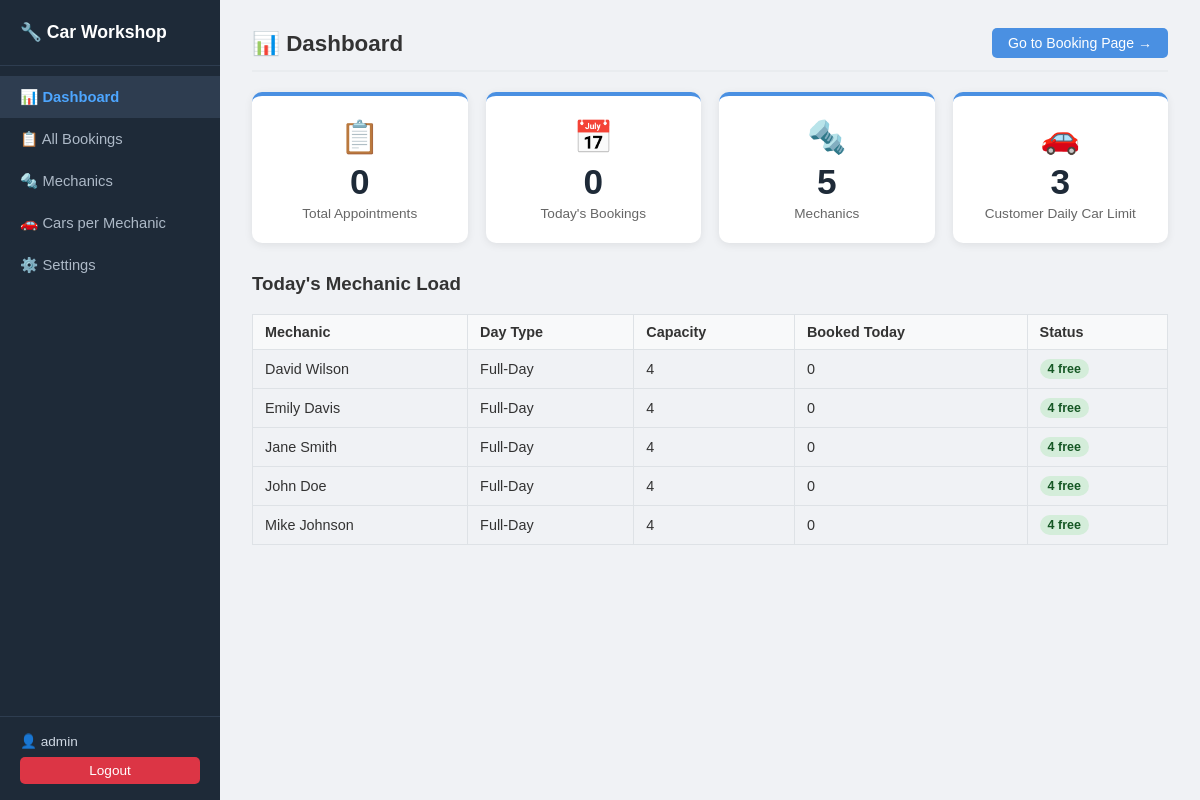
/admin/index.php (signed in), run on the app's committed database.
### tables this page shows
CREATE TABLE IF NOT EXISTS system_config (
    config_key VARCHAR(100) PRIMARY KEY,
    config_value VARCHAR(255) NOT NULL
);

CREATE TABLE IF NOT EXISTS mechanics (
    id INT AUTO_INCREMENT PRIMARY KEY,
    name VARCHAR(100) NOT NULL,
    max_cars INT DEFAULT 4,
    day_type ENUM('full', 'half') DEFAULT 'full',
    half_day_max INT DEFAULT 2
);

### admin/index.php (called while the page is built, shortened)
<?php
require_once __DIR__ . '/../db.php';
$tab = $_GET['tab'] ?? 'dashboard';
require __DIR__ . '/actions.php';
require __DIR__ . '/data.php';
require __DIR__ . '/views/layout.php';

### admin/data.php (called while the page is built, shortened)
<?php
$totalAppointments = $pdo->query("SELECT COUNT(*) FROM appointments")->fetchColumn();
$totalMechanics    = $pdo->query("SELECT COUNT(*) FROM mechanics")->fetchColumn();
$todayCount        = $pdo->query("SELECT COUNT(*) FROM appointments WHERE appointment_date = CURDATE()")->fetchColumn();
$mechToday = $pdo->query("
    SELECT m.id, m.name, m.day_type, m.max_cars, m.half_day_max,
           COALESCE(SUM(a.appointment_date = CURDATE()), 0) AS today_booked
    FROM mechanics m
    LEFT JOIN appointments a ON a.mechanic_id = m.id
    GROUP BY m.id
    ORDER BY m.name
")->fetchAll(PDO::FETCH_ASSOC);
$configRow    = $pdo->query("SELECT config_value FROM system_config WHERE config_key = 'user_daily_limit'")->fetch(PDO::FETCH_ASSOC);
$userDailyLim = $configRow ? (int)$configRow['config_value'] : 3;

### admin/views/tabs/dashboard.php (the view)
<div class="dashboard-cards">
    <div class="card">
        <div class="card-icon">📋</div>
        <div class="card-num"><?php echo $totalAppointments; ?></div>
        <div class="card-label">Total Appointments</div>
    </div>
    <div class="card">
        <div class="card-icon">📅</div>
        <div class="card-num"><?php echo $todayCount; ?></div>
        <div class="card-label">Today's Bookings</div>
    </div>
    <div class="card">
        <div class="card-icon">🔩</div>
        <div class="card-num"><?php echo $totalMechanics; ?></div>
        <div class="card-label">Mechanics</div>
    </div>
    <div class="card">
        <div class="card-icon">🚗</div>
        <div class="card-num"><?php echo $userDailyLim; ?></div>
        <div class="card-label">Customer Daily Car Limit</div>
    </div>
</div>
<h3>Today's Mechanic Load</h3>
<table>
    <thead>
        <tr>
            <th>Mechanic</th>
            <th>Day Type</th>
            <th>Capacity</th>
            <th>Booked Today</th>
            <th>Status</th>
        </tr>
    </thead>
    <tbody>
        <?php foreach ($mechToday as $m):
            $cap    = ($m['day_type'] === 'half') ? $m['half_day_max'] : $m['max_cars'];
            $booked = (int)$m['today_booked'];
            $free   = max(0, $cap - $booked);
            $status = $free === 0
                ? '<span class="badge badge-red">FULL</span>'
                : '<span class="badge badge-green">' . $free . ' free</span>';
        ?>
        <tr>
            <td><?php echo htmlspecialchars($m['name']); ?></td>
            <td><?php echo ucfirst($m['day_type']); ?>-Day</td>
            <td><?php echo $cap; ?></td>
            <td><?php echo $booked; ?></td>
            <td><?php echo $status; ?></td>
        </tr>
        <?php endforeach; ?>
    </tbody>
</table>

### admin/views/layout.php (shortened to what this page needs)
<!DOCTYPE html>
<html lang="en">
<head>
    <link rel="stylesheet" href="../style.css">
</head>
<body>
<div class="admin-wrap">
    <nav class="sidebar">
        <div class="sidebar-logo">🔧 Car Workshop</div>
        <ul>
            <li><a href="index.php?tab=dashboard"         class="<?php echo $tab==='dashboard'          ? 'active' : ''; ?>">📊 Dashboard</a></li>
            <li><a href="index.php?tab=bookings"          class="<?php echo $tab==='bookings'           ? 'active' : ''; ?>">📋 All Bookings</a></li>
            <li><a href="index.php?tab=mechanics"         class="<?php echo $tab==='mechanics'          ? 'active' : ''; ?>">🔩 Mechanics</a></li>
            <li><a href="index.php?tab=cars_per_mechanic" class="<?php echo $tab==='cars_per_mechanic'  ? 'active' : ''; ?>">🚗 Cars per Mechanic</a></li>
            <li><a href="index.php?tab=config"            class="<?php echo $tab==='config'             ? 'active' : ''; ?>">⚙️ Settings</a></li>
        </ul>
        <div class="sidebar-footer">
            <span>👤 <?php echo htmlspecialchars($_SESSION['admin_username']); ?></span>
            <a href="index.php?logout=1" class="logout-btn">Logout</a>
        </div>
    </nav>
    <main class="admin-main">
        <div class="admin-topbar">
            <h2>
                <?php
                $titles = [
                    'dashboard'         => '📊 Dashboard',
                    'bookings'          => '📋 All Bookings',
                    'mechanics'         => '🔩 Mechanic Management',
                    'cars_per_mechanic' => '🚗 Cars Booked per Mechanic',
                    'config'            => '⚙️ Settings',
                ];
                echo $titles[$tab] ?? 'Admin Panel';
                ?>
            </h2>
            <a href="../index.php" class="link-btn">Go to Booking Page →</a>
        </div>
        <?php
        $viewFile = __DIR__ . '/tabs/' . $tab . '.php';
        if (file_exists($viewFile)) {
            require $viewFile;
        } else {
            require __DIR__ . '/tabs/dashboard.php';
        }
        ?>
    </main>
</div>
</body>
</html>

### style.css (style rules this page uses)
*, *::before, *::after { box-sizing: border-box; }
body { font-family: Arial, sans-serif; background-color: #f0f2f5; color: #333; margin: 0; padding: 0; }
h1, h2, h3 { color: #333; }
table { width: 100%; border-collapse: collapse; margin-top: 16px; font-size: 0.9rem; }
table th, table td { border: 1px solid #dee2e6; padding: 9px 12px; text-align: left; vertical-align: middle; }
table th { background: #f8f9fa; font-weight: 600; }
.badge { display: inline-block; padding: 3px 8px; border-radius: 12px; font-size: 0.78rem; font-weight: 600; white-space: nowrap; }
.badge-green { background: #d4edda; color: #155724; }
.admin-wrap { display: flex; min-height: 100vh; }
.sidebar { width: 220px; min-width: 220px; background: #1e2a38; color: #cfd8e3; display: flex; flex-direction: column; padding: 0; }
.sidebar-logo { padding: 22px 20px; font-size: 1.1rem; font-weight: 700; color: #fff; border-bottom: 1px solid #2e3d50; }
.sidebar ul { list-style: none; margin: 0; padding: 10px 0; flex: 1; }
.sidebar ul li a { display: block; padding: 12px 20px; color: #adb9c7; text-decoration: none; font-size: 0.92rem; transition: background .15s, color .15s; }
.sidebar ul li a.active { background: #2e3d50; color: #4da6ff; font-weight: 600; }
.sidebar-footer { padding: 16px 20px; border-top: 1px solid #2e3d50; font-size: 0.85rem; display: flex; flex-direction: column; gap: 8px; }
.logout-btn { display: inline-block; padding: 6px 14px; background: #dc3545; color: #fff; border-radius: 5px; text-decoration: none; font-size: 0.85rem; text-align: center; transition: background .2s; }
.admin-main { flex: 1; padding: 28px 32px; overflow-y: auto; }
.admin-topbar { display: flex; align-items: center; justify-content: space-between; margin-bottom: 20px; border-bottom: 2px solid #e9ecef; padding-bottom: 12px; }
.admin-topbar h2 { margin: 0; font-size: 1.4rem; }
.link-btn { padding: 7px 16px; background: #4a90e2; color: #fff; border-radius: 5px; text-decoration: none; font-size: 0.88rem; transition: background .2s; }
.dashboard-cards { display: grid; grid-template-columns: repeat(auto-fit, minmax(160px, 1fr)); gap: 18px; margin-bottom: 30px; }
.card { background: #fff; border-radius: 10px; padding: 22px 20px; text-align: center; box-shadow: 0 2px 8px rgba(0,0,0,0.08); border-top: 4px solid #4a90e2; }
.card-icon { font-size: 2rem; margin-bottom: 6px; }
.card-num { font-size: 2.2rem; font-weight: 700; color: #1e2a38; }
.card-label { font-size: 0.85rem; color: #666; margin-top: 4px; }

### data on the page
system_config: config_value "3"
mechanics: name "David Wilson", day_type "Full", max_cars "4", booked "0"
mechanics: name "Emily Davis", day_type "Full", max_cars "4", booked "0"
mechanics: name "Jane Smith", day_type "Full", max_cars "4", booked "0"
mechanics: name "John Doe", day_type "Full", max_cars "4", booked "0"
mechanics: name "Mike Johnson", day_type "Full", max_cars "4", booked "0"

### other printed values
$_SESSION['admin_username'] "admin"
$titles[$tab] "📊 Dashboard"
$totalAppointments "0"
$todayCount "0"
$totalMechanics "5"
